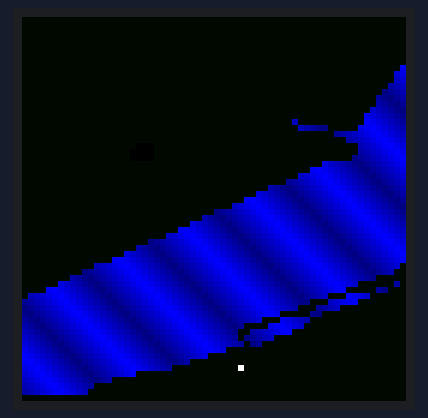
A program run on a simulated ESP32-S3. On the bench: 64×64 colour display. What the program prints to the serial monitor is not drawn.

Above: at 0.71 s.
At 5.46 s:
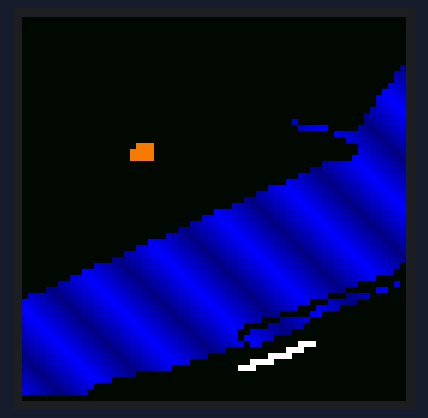
At 10.08 s:
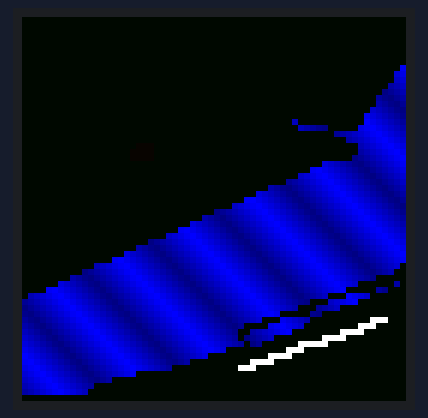
At 19.33 s:
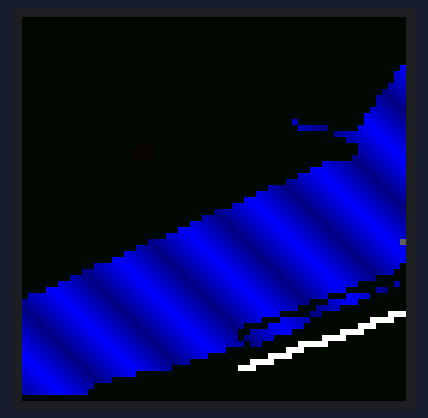
At 28.26 s:
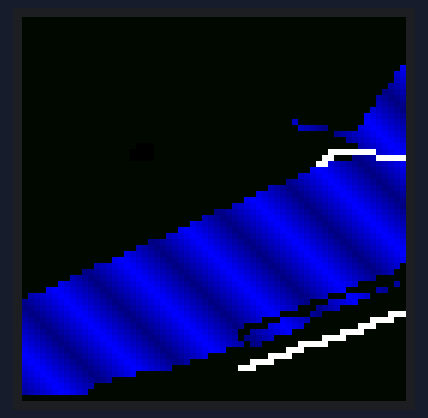
At 37.5 s:
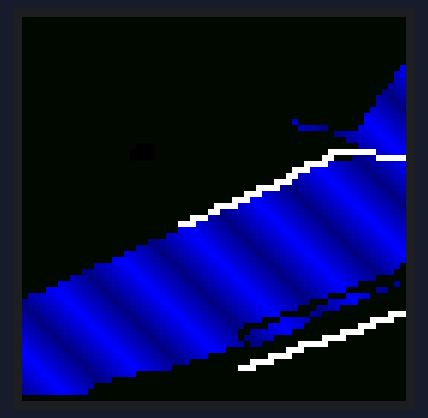

The program:

main.cpp
```cpp
#ifdef IDF_BUILD
#include "sdkconfig.h"
#include <driver/gpio.h>
#include <freertos/FreeRTOS.h>
#include <freertos/task.h>
#include <stdio.h>
#endif

#include "main.h"
#include <Arduino.h>
#include <ESP32-HUB75-MatrixPanel-I2S-DMA.h>

MatrixPanel_I2S_DMA *matrix = nullptr;

unsigned long clock_dragging_count = 0;
unsigned long t1, t2;

unsigned int displayed_path_steps = 0;

void path_draw_pixel(uint8_t x, uint8_t y, bool on_screen, bool is_last) {
  if (on_screen)
    matrix->drawPixelRGB888(x, y, 255, 255, 255);
  else if (is_last) // show dimmed indicator of offscreen position
    matrix->drawPixelRGB888(x, y, 96, 96, 96);
}

uint16_t water_phase = 0;

void water_draw_pixel(uint8_t x, uint8_t y) {
  const uint8_t low = 128;
  const uint8_t high = 255;

  uint8_t idx = 16 * (int8_t)(x - y) + ((water_phase >> 1) & 0xFF);
  uint16_t mag = tri8(idx);
  uint16_t mag_scaled = (mag * (uint16_t)(high - low)) >> 8;

  uint8_t mag_shifted = low + mag_scaled;

  matrix->drawPixelRGB888(x, y, 0, 0, mag_shifted);
}

int8_t building_glow_dir = 1;
uint8_t building_glow_mag = 0;

void building_draw_pixel(uint8_t x, uint8_t y) {
  matrix->drawPixelRGB888(x, y, building_glow_mag, building_glow_mag >> 1, 0);
}

void setup() {

  delay(100);
  Serial.begin(BAUD_RATE);
  Serial.setDebugOutput(true); // Shows ESP32 system debug messages
  delay(500);
  Serial.println("Starting pattern test...");

  // redefine pins if required
  HUB75_I2S_CFG::i2s_pins _pins = {R1,   G1,   BL1,  R2,   G2,  BL2, CH_A,
                                   CH_B, CH_C, CH_D, CH_E, LAT, OE,  CLK};
  HUB75_I2S_CFG mxconfig(PANEL_WIDTH, PANEL_HEIGHT, PANELS_NUMBER, _pins);

  mxconfig.clkphase = false;
  mxconfig.driver = HUB75_I2S_CFG::SHIFTREG;
  mxconfig.i2sspeed = HUB75_I2S_CFG::HZ_20M;
  mxconfig.latch_blanking = 8;
  mxconfig.min_refresh_rate = 0;
  mxconfig.setPixelColorDepthBits(8);
  mxconfig.double_buff = true;

  matrix = new MatrixPanel_I2S_DMA(mxconfig);
  matrix->begin();
  matrix->setBrightness8(255);

  for (uint8_t i = 0; i < 2; i++) {
    matrix->flipDMABuffer();

    delay(1000 / matrix->calculated_refresh_rate);
  }
  Serial.printf(
      "Matrix initialized, refresh rate: %u Hz, color depth: %u bits\n",
      matrix->calculated_refresh_rate, mxconfig.getPixelColorDepthBits());
}

// #define GRAD_TEST
// #define STEP_MODE
uint8_t wheelval = 0;
void loop() {
  t1 = millis();
  // Serial.printf("Cycle: %d\n", ++cycles);
#ifdef GRAD_TEST
  Serial.printf("Water phase: %d, refresh rate: %d\n", water_phase,
                matrix->calculated_refresh_rate);
  matrix->fillScreenRGB888(0, 0, water_phase);
  for (uint8_t x = 0; x < 64; x++) {
    for (uint8_t y = 10; y < 12; y++) {
      matrix->drawPixelRGB888(x, y, 0, 0, x + 100);
    }
  }
#else
  matrix->fillScreenRGB888(0, 10, 0);
  write_mask(water_mask, water_draw_pixel);

  write_mask(stata_mask, building_draw_pixel);
  if (building_glow_mag == 0) {
    building_glow_dir = 1;
  } else if (building_glow_mag == 255) {
    building_glow_dir = -1;
  }
  building_glow_mag += building_glow_dir;

  write_path(run_path, displayed_path_steps, path_draw_pixel);
  if (water_phase % 16 == 0) {
    displayed_path_steps = (displayed_path_steps + 1) % (RUN_PATH_LENGTH + 1);
  }
#endif
  water_phase++;

  matrix->flipDMABuffer();
  unsigned long t_flip = millis();
  // now, wait for frame flip to actually happen
  // ... can do other, non frame buffer related work here
  unsigned long dma_flip_time = 1000 / matrix->calculated_refresh_rate;
  t2 = millis() - t_flip;
  if (t2 < dma_flip_time) {
    delay(dma_flip_time - t2);
  }

  unsigned long frame_time = 18;
  t2 = millis() - t1;
  if (t2 < frame_time) {
    delay(frame_time - t2);
    // Serial.printf("frame time: %lu ms\n", t2);
  } else {
    clock_dragging_count++;
    if (clock_dragging_count % 100 == 0) {
      Serial.printf(
          "Warning: frames have taken too long: %lu ms (drag=%lu ms)\n", t2,
          t2 - frame_time);
    }
    matrix->drawPixelRGB888(63, 63, 255, 0, 0);
    delay(1);
  }
#ifdef STEP_MODE
  while (Serial.available() == 0) {
    yield();
  }
  while (Serial.available() > 0) {
    Serial.read();
  }
#endif
}
```

main.h
```cpp
#include <FastLED.h>

#define BAUD_RATE 115200 // serial debug port baud rate

static inline uint8_t tri8(uint8_t t) {
  uint8_t v = (t & 0x7F) << 1;
  return (t & 0x80) ? (uint8_t)(255 - v) : v;
}

// HUB75E pinout
// R1 | G1
// B1 | GND
// R2 | G2
// B2 | E
//  A | B
//  C | D
// CLK| LAT
// OE | GND

#define R1 42
#define G1 41
#define BL1 40
#define R2 38
#define G2 39
#define BL2 37
#define CH_A 45
#define CH_B 36
#define CH_C 48
#define CH_D 35
#define CH_E 21
#define CLK 2
#define LAT 47
#define OE 14

#define PANEL_WIDTH 64
#define PANEL_HEIGHT 64

#define PANELS_NUMBER 1

#define PANE_WIDTH PANEL_WIDTH *PANELS_NUMBER
#define PANE_HEIGHT PANEL_HEIGHT
#define NUM_LEDS PANE_WIDTH *PANE_HEIGHT

uint8_t map_coord_onscreen(const int16_t coord) {
  if (coord == -1) {
    return 0;
  }
  if (coord == -2) {
    return PANEL_WIDTH - 1;
  }
  return coord;
}

template <typename F>
void write_path(const int16_t (*path)[2], uint16_t length, F draw_fn) {
  for (uint16_t i = 0; i < length; i++) {
    if (
        // Incorrect off-screen value
        path[i][0] < -2 || path[i][1] < -2 ||
        //
        path[i][0] >= PANEL_WIDTH || path[i][1] >= PANEL_HEIGHT) {
      continue;
    }

    uint8_t x = map_coord_onscreen(path[i][0]);
    uint8_t y = map_coord_onscreen(path[i][1]);

    draw_fn(x, y, (path[i][0] >= 0 && path[i][1] >= 0), (i == length - 1));
  }
}

#define MASK_GROUP_SIZE (sizeof(uint64_t) * 8)
#define MASK_WIDTH PANEL_WIDTH / MASK_GROUP_SIZE

template <typename F>
void write_mask(const uint64_t (&mask)[PANEL_HEIGHT][MASK_WIDTH], F draw_fn) {
  for (uint16_t y = 0; y < PANEL_HEIGHT; y++) {
    for (uint16_t x_group = 0; x_group < MASK_WIDTH; x_group++) {
      uint64_t row = mask[y][x_group];

      while (row) {
        int next_location = __builtin_ctzll(row);
        uint16_t x = x_group * MASK_GROUP_SIZE + next_location;
        draw_fn(x, y);
        row &= ~(1ULL << next_location);
      }
    }
  }
}

const uint64_t water_mask[PANEL_HEIGHT][MASK_WIDTH] = {
    {0x0000000000000000}, {0x0000000000000000}, {0x0000000000000000},
    {0x0000000000000000}, {0x0000000000000000}, {0x0000000000000000},
    {0x0000000000000000}, {0x0000000000000000}, {0x8000000000000000},
    {0xc000000000000000}, {0xc000000000000000}, {0xe000000000000000},
    {0xf000000000000000}, {0xf800000000000000}, {0xf800000000000000},
    {0xfc00000000000000}, {0xfe00000000000000}, {0xfe00200000000000},
    {0xff07c00000000000}, {0xfff0000000000000}, {0xffc0000000000000},
    {0xff00000000000000}, {0xff00000000000000}, {0xff80000000000000},
    {0xfffc000000000000}, {0xffff000000000000}, {0xffffc00000000000},
    {0xfffff00000000000}, {0xfffffe0000000000}, {0xffffff8000000000},
    {0xffffffe000000000}, {0xfffffff800000000}, {0xffffffff00000000},
    {0xffffffffc0000000}, {0xfffffffff0000000}, {0xfffffffffc000000},
    {0xffffffffff000000}, {0xffffffffffe00000}, {0xfffffffffff80000},
    {0xfffffffffffe0000}, {0xffffffffffff8000}, {0x7ffffffffffff000},
    {0x3ffffffffffffc00}, {0x07ffffffffffff00}, {0x40ffffffffffffc0},
    {0x183ffffffffffff0}, {0x03c7fffffffffffe}, {0x00f8ffffffffffff},
    {0x001e3fffffffffff}, {0x000307ffffffffff}, {0x0000f8ffffffffff},
    {0x00007e1fffffffff}, {0x00001fcfffffffff}, {0x000003efffffffff},
    {0x000000dfffffffff}, {0x00000003ffffffff}, {0x000000007fffffff},
    {0x000000000fffffff}, {0x0000000001ffffff}, {0x000000000007ffff},
    {0x0000000000007fff}, {0x0000000000000fff}, {0x00000000000007ff},
    {0x0000000000000000},
};

const uint64_t stata_mask[PANEL_HEIGHT][MASK_WIDTH] = {
    {0x0000000000000000}, {0x0000000000000000}, {0x0000000000000000},
    {0x0000000000000000}, {0x0000000000000000}, {0x0000000000000000},
    {0x0000000000000000}, {0x0000000000000000}, {0x0000000000000000},
    {0x0000000000000000}, {0x0000000000000000}, {0x0000000000000000},
    {0x0000000000000000}, {0x0000000000000000}, {0x0000000000000000},
    {0x0000000000000000}, {0x0000000000000000}, {0x0000000000000000},
    {0x0000000000000000}, {0x0000000000000000}, {0x0000000000000000},
    {0x0000000000380000}, {0x00000000003c0000}, {0x00000000003c0000},
    {0x0000000000000000}, {0x0000000000000000}, {0x0000000000000000},
    {0x0000000000000000}, {0x0000000000000000}, {0x0000000000000000},
    {0x0000000000000000}, {0x0000000000000000}, {0x0000000000000000},
    {0x0000000000000000}, {0x0000000000000000}, {0x0000000000000000},
    {0x0000000000000000}, {0x0000000000000000}, {0x0000000000000000},
    {0x0000000000000000}, {0x0000000000000000}, {0x0000000000000000},
    {0x0000000000000000}, {0x0000000000000000}, {0x0000000000000000},
    {0x0000000000000000}, {0x0000000000000000}, {0x0000000000000000},
    {0x0000000000000000}, {0x0000000000000000}, {0x0000000000000000},
    {0x0000000000000000}, {0x0000000000000000}, {0x0000000000000000},
    {0x0000000000000000}, {0x0000000000000000}, {0x0000000000000000},
    {0x0000000000000000}, {0x0000000000000000}, {0x0000000000000000},
    {0x0000000000000000}, {0x0000000000000000}, {0x0000000000000000},
    {0x0000000000000000},
};

#define RUN_PATH_LENGTH 187
const int16_t run_path[RUN_PATH_LENGTH][2] = {
    {36, 58}, {37, 58}, {38, 58}, {38, 57}, {39, 57}, {40, 57}, {41, 57},
    {41, 56}, {42, 56}, {43, 56}, {44, 56}, {44, 55}, {45, 55}, {46, 55},
    {46, 54}, {47, 54}, {48, 54}, {49, 54}, {50, 54}, {50, 53}, {51, 53},
    {52, 53}, {53, 53}, {53, 52}, {54, 52}, {55, 52}, {56, 52}, {56, 51},
    {57, 51}, {58, 51}, {58, 50}, {59, 50}, {60, 50}, {61, 50}, {61, 49},
    {62, 49}, {63, 49}, {-2, 48}, {-2, 47}, {-2, 46}, {-2, 47}, {-2, 46},
    {-2, 47}, {-2, 48}, {-2, 49}, {-2, 50}, {-2, 51}, {-2, 52}, {-2, 53},
    {-2, 52}, {-2, 51}, {-2, 50}, {-2, 49}, {-2, 48}, {-2, 47}, {-2, 46},
    {-2, 45}, {-2, 44}, {-2, 43}, {-2, 42}, {-2, 41}, {-2, 40}, {-2, 39},
    {-2, 38}, {-2, 37}, {-2, 36}, {-2, 35}, {-2, 34}, {-2, 33}, {-2, 32},
    {-2, 31}, {-2, 30}, {-2, 29}, {-2, 28}, {-2, 27}, {-2, 26}, {-2, 25},
    {-2, 24}, {-2, 23}, {63, 23}, {62, 23}, {61, 23}, {60, 23}, {59, 23},
    {58, 22}, {57, 22}, {56, 22}, {55, 22}, {54, 22}, {53, 22}, {52, 22},
    {51, 22}, {51, 23}, {50, 23}, {50, 24}, {49, 24}, {48, 24}, {47, 24},
    {47, 25}, {46, 25}, {45, 25}, {45, 26}, {44, 26}, {44, 27}, {43, 27},
    {42, 27}, {42, 28}, {41, 28}, {40, 28}, {39, 28}, {39, 29}, {38, 29},
    {37, 29}, {37, 30}, {36, 30}, {35, 30}, {35, 31}, {34, 31}, {33, 31},
    {32, 31}, {32, 32}, {31, 32}, {30, 33}, {29, 33}, {28, 33}, {28, 34},
    {27, 34}, {26, 34}, {26, 35}, {25, 35}, {24, 35}, {24, 36}, {23, 36},
    {22, 36}, {22, 37}, {21, 37}, {20, 37}, {20, 38}, {19, 38}, {18, 38},
    {17, 39}, {16, 39}, {15, 39}, {15, 40}, {14, 40}, {15, 40}, {15, 41},
    {15, 42}, {16, 42}, {16, 43}, {16, 44}, {16, 45}, {17, 45}, {17, 46},
    {17, 47}, {17, 48}, {18, 48}, {18, 49}, {18, 50}, {18, 51}, {19, 51},
    {19, 52}, {19, 53}, {20, 53}, {20, 54}, {20, 55}, {20, 56}, {21, 56},
    {21, 57}, {21, 58}, {21, 59}, {22, 59}, {22, 60}, {22, 61}, {22, 62},
    {23, 62}, {23, 63}, {23, 62}, {22, 62}, {22, 61}, {22, 60}, {21, 60},
    {21, 59}, {21, 58}, {21, 57}, {20, 56}, {20, 55},
};
```
